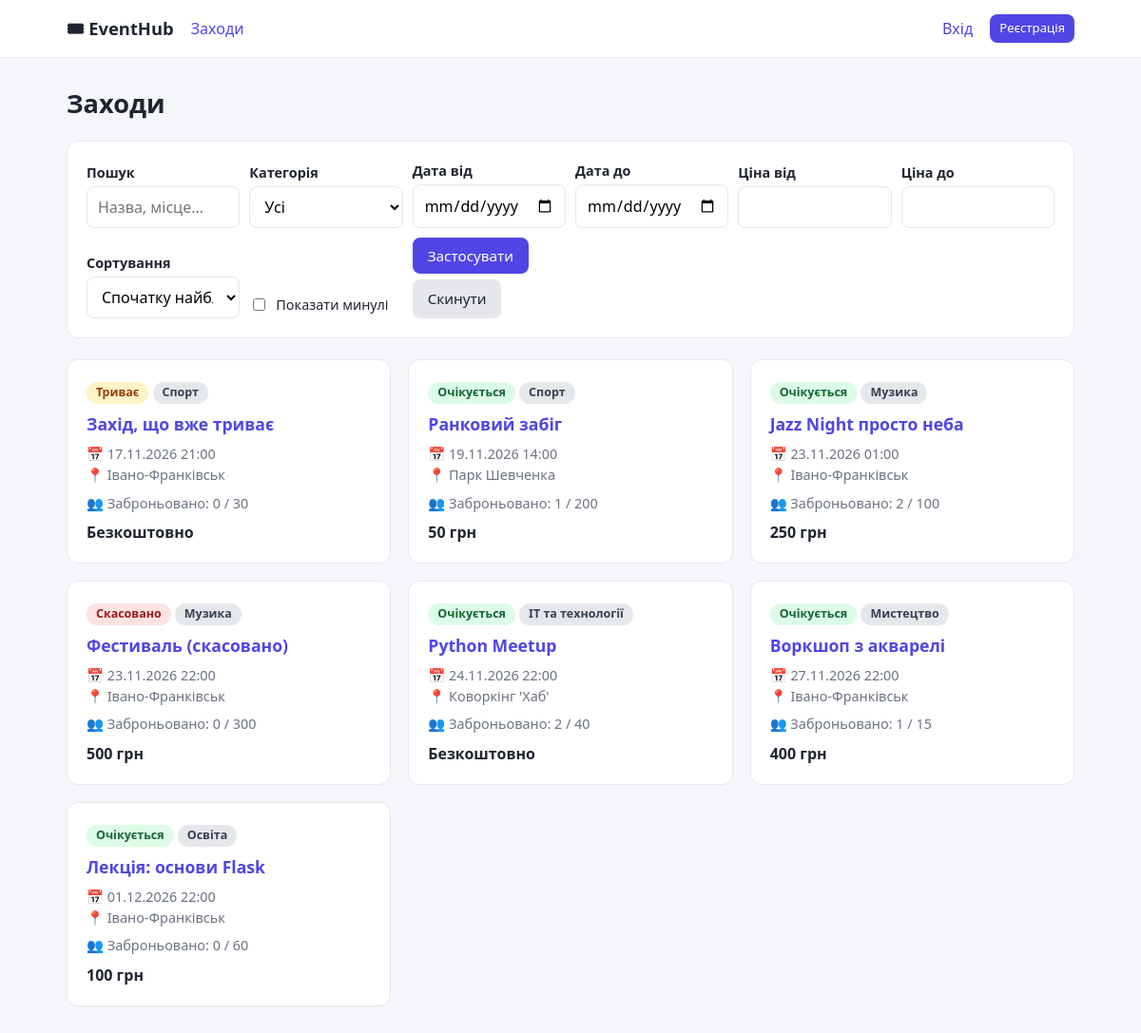
The app's page /events with its own data.
### models.py (models this page shows, shortened)
class Event(db.Model):
    id = db.Column(db.Integer, primary_key=True)
    title = db.Column(db.String(150), nullable=False)
    description = db.Column(db.Text, default="")
    location = db.Column(db.String(200), default="")
    category_id = db.Column(db.Integer, db.ForeignKey("category.id"), nullable=True)
    organizer_id = db.Column(db.Integer, db.ForeignKey("user.id"), nullable=False)
    start_time = db.Column(db.DateTime, nullable=False)
    end_time = db.Column(db.DateTime, nullable=False)
    price = db.Column(db.Float, nullable=False, default=0)
    capacity = db.Column(db.Integer, nullable=False, default=1)
    status = db.Column(db.String(20), nullable=False, default=EVENT_DRAFT)
    created_at = db.Column(db.DateTime, default=datetime.now)
    category = db.relationship("Category", backref="events")
    organizer = db.relationship("User", backref="events")
    bookings = db.relationship("Booking", backref="event", cascade="all, delete-orphan")
    @property
    def state(self):
        now = datetime.now()
        if self.status == EVENT_DRAFT:
            return "draft"
        if self.status == EVENT_CANCELLED:
            return "cancelled"
        if self.end_time <= now:
            return "finished"
        if self.start_time <= now:
            return "ongoing"
        return "upcoming"
    @property
    def state_label(self):
        return STATE_LABELS[self.state]
    @property
    def active_bookings_count(self):
        return sum(1 for b in self.bookings if b.status == "active")

class Category(db.Model):
    id = db.Column(db.Integer, primary_key=True)
    name = db.Column(db.String(60), unique=True, nullable=False)

class Booking(db.Model):
    __table_args__ = (db.UniqueConstraint("user_id", "event_id", name="uq_user_event"),)
    id = db.Column(db.Integer, primary_key=True)
    user_id = db.Column(db.Integer, db.ForeignKey("user.id"), nullable=False)
    event_id = db.Column(db.Integer, db.ForeignKey("event.id"), nullable=False)
    status = db.Column(db.String(20), nullable=False, default="active")  # active / cancelled
    created_at = db.Column(db.DateTime, default=datetime.now)
    cancelled_at = db.Column(db.DateTime)
    user = db.relationship("User", backref="bookings")

### blueprints/events.py (the view)
@bp.route("/")
@bp.route("/events")
def event_list():
    args = {k: v.strip() for k, v in request.args.items() if k != "page" and v.strip()}
    now = datetime.now()
    query = Event.query.filter(Event.status.in_([EVENT_PUBLISHED, EVENT_CANCELLED]))
    if args.get("q"):
        like = f"%{args['q']}%"
        query = query.filter(or_(Event.title.ilike(like), Event.description.ilike(like), Event.location.ilike(like)))
    if _to_int(args.get("category")):
        query = query.filter(Event.category_id == _to_int(args["category"]))
    d_from, d_to = _to_date(args.get("date_from")), _to_date(args.get("date_to"))
    if d_from:
        query = query.filter(Event.start_time >= datetime.combine(d_from, time.min))
    if d_to:
        query = query.filter(Event.start_time < datetime.combine(d_to + timedelta(days=1), time.min))
    p_min, p_max = _to_float(args.get("price_min")), _to_float(args.get("price_max"))
    if p_min is not None:
        query = query.filter(Event.price >= p_min)
    if p_max is not None:
        query = query.filter(Event.price <= p_max)
    if not args.get("show_past"):
        query = query.filter(Event.end_time > now)
    sort = args.get("sort", "date")
    if sort == "popularity":
        pop = (
            db.session.query(Booking.event_id, func.count(Booking.id).label("cnt"))
            .filter(Booking.status == "active")
            .group_by(Booking.event_id)
            .subquery()
        )
        query = query.outerjoin(pop, pop.c.event_id == Event.id).order_by(
            func.coalesce(pop.c.cnt, 0).desc(), Event.start_time
        )
    elif sort == "price_asc":
        query = query.order_by(Event.price.asc(), Event.start_time)
    elif sort == "price_desc":
        query = query.order_by(Event.price.desc(), Event.start_time)
    else:
        query = query.order_by(Event.start_time)
    page = max(_to_int(request.args.get("page")) or 1, 1)
    pagination = query.paginate(page=page, per_page=PER_PAGE, error_out=False)
    categories = Category.query.order_by(Category.name).all()
    return render_template(
        "events/list.html", pagination=pagination, categories=categories, args=args, sorts=SORTS
    )

### blueprints/events.py (called while the page is built)
def _to_float(v):
    try:
        return float(v.replace(",", ".")) if v else None
    except ValueError:
        return None

def _to_int(v):
    try:
        return int(v) if v else None
    except ValueError:
        return None

def _to_date(v):
    try:
        return datetime.strptime(v, "%Y-%m-%d").date() if v else None
    except ValueError:
        return None

### templates/events/list.html (shortened to what this page needs)
{% extends "base.html" %}
{% block content %}
<h1>Заходи</h1>
<form class="card filters" method="get" action="{{ url_for('events.event_list') }}">
  <div><label>Пошук</label><input name="q" value="{{ args.get('q','') }}" placeholder="Назва, місце..."></div>
  <div><label>Категорія</label>
    <select name="category"><option value="">Усі</option>
    </select></div>
  <div><label>Дата від</label><input type="date" name="date_from" value="{{ args.get('date_from','') }}"></div>
  <div><label>Дата до</label><input type="date" name="date_to" value="{{ args.get('date_to','') }}"></div>
  <div><label>Ціна від</label><input type="number" min="0" step="any" name="price_min" value="{{ args.get('price_min','') }}"></div>
  <div><label>Ціна до</label><input type="number" min="0" step="any" name="price_max" value="{{ args.get('price_max','') }}"></div>
  <div><label>Сортування</label>
    <select name="sort">{% for k, v in sorts.items() %}<option value="{{ k }}" {{ 'selected' if args.get('sort','date')==k }}>{{ v }}</option>{% endfor %}</select></div>
  <div><label class="checkbox"><input type="checkbox" name="show_past" value="1" {{ 'checked' if args.get('show_past') }}> Показати минулі</label></div>
  <div class="actions"><button class="btn">Застосувати</button><a class="btn secondary" href="{{ url_for('events.event_list') }}">Скинути</a></div>
</form>
{% if pagination.items %}
<div class="grid">
  {% for e in pagination.items %}
  <div class="card event-card">
    <div><span class="badge {{ e.state }}">{{ e.state_label }}</span>
      {% if e.category %}<span class="badge">{{ e.category.name }}</span>{% endif %}</div>
    <h3><a href="{{ url_for('events.event_detail', event_id=e.id) }}">{{ e.title }}</a></h3>
    <div class="meta">📅 {{ e.start_time|dt }}<br>📍 {{ e.location or '—' }}</div>
    <div class="meta">👥 Заброньовано: {{ e.active_bookings_count }} / {{ e.capacity }}</div>
    <div class="price">{{ e.price|money }}</div>
  </div>
  {% endfor %}
</div>
{% else %}
<div class="empty">Заходів за вашими критеріями не знайдено.</div>
{% endif %}
{% endblock %}

### static/style.css (style rules this page uses)
:root { --bg:#f5f6fa;--card:#fff;--text:#1f2430;--muted:#6b7280;--primary:#4f46e5;--primary-d:#4338ca;--border:#e5e7eb;--ok:#16a34a;--bad:#dc2626;--warn:#d97706 }
* { box-sizing:border-box }
body { margin:0;font-family:system-ui,-apple-system,"Segoe UI",Roboto,sans-serif;background:var(--bg);color:var(--text);line-height:1.5 }
a { color:var(--primary);text-decoration:none }
h1 { margin:0 0 18px;font-size:1.7rem }
.card { background:var(--card);border:1px solid var(--border);border-radius:12px;padding:20px }
.grid { display:grid;grid-template-columns:repeat(auto-fill,minmax(300px,1fr));gap:18px }
.event-card { display:flex;flex-direction:column;gap:8px }
.event-card h3 { margin:0;font-size:1.1rem }
.meta { color:var(--muted);font-size:.9rem }
.price { font-weight:700 }
.badge { display:inline-block;padding:2px 10px;border-radius:999px;font-size:.78rem;font-weight:600;background:#e5e7eb;color:#374151 }
.badge.upcoming,.badge.active { background:#dcfce7;color:#166534 }
.badge.ongoing { background:#fef3c7;color:#92400e }
.badge.cancelled { background:#fee2e2;color:#991b1b }
.btn { display:inline-block;border:0;border-radius:8px;padding:9px 16px;font-size:.95rem;cursor:pointer;background:var(--primary);color:#fff;font-family:inherit }
.btn.secondary { background:#e5e7eb;color:var(--text) }
label { display:block;font-weight:600;margin:12px 0 4px;font-size:.9rem }
input,select,textarea { width:100%;padding:9px 11px;border:1px solid var(--border);border-radius:8px;font:inherit;background:#fff }
.filters { display:grid;grid-template-columns:repeat(auto-fit,minmax(150px,1fr));gap:10px;align-items:end;margin-bottom:22px }
.filters label { margin-top:0 }
.actions { display:flex;gap:6px;flex-wrap:wrap }
.checkbox { display:flex;align-items:center;gap:8px;font-weight:400;margin-top:0 }
.checkbox input { width:auto }

### records on screen
Event: state_label "Триває", category.name "Спорт", title "Захід, що вже триває", start_time|dt "17.11.2026 21:00", location "Івано-Франківськ", active_bookings_count "0", capacity "30", price "Безкоштовно"
Event: state_label "Очікується", category.name "Спорт", title "Ранковий забіг", start_time|dt "19.11.2026 14:00", location "Парк Шевченка", active_bookings_count "1", capacity "200", price "50 грн"
Event: state_label "Очікується", category.name "Музика", title "Jazz Night просто неба", start_time|dt "23.11.2026 01:00", location "Івано-Франківськ", active_bookings_count "2", capacity "100", price "250 грн"
Event: state_label "Скасовано", category.name "Музика", title "Фестиваль (скасовано)", start_time|dt "23.11.2026 22:00", location "Івано-Франківськ", active_bookings_count "0", capacity "300", price "500 грн"
Event: state_label "Очікується", category.name "IT та технології", title "Python Meetup", start_time|dt "24.11.2026 22:00", location "Коворкінг 'Хаб'", active_bookings_count "2", capacity "40", price "Безкоштовно"
Event: state_label "Очікується", category.name "Мистецтво", title "Воркшоп з акварелі", start_time|dt "27.11.2026 22:00", location "Івано-Франківськ", active_bookings_count "1", capacity "15", price "400 грн"
Event: state_label "Очікується", category.name "Освіта", title "Лекція: основи Flask", start_time|dt "01.12.2026 22:00", location "Івано-Франківськ", active_bookings_count "0", capacity "60", price "100 грн"

### other values on screen
form field sort "Спочатку найближчі"
